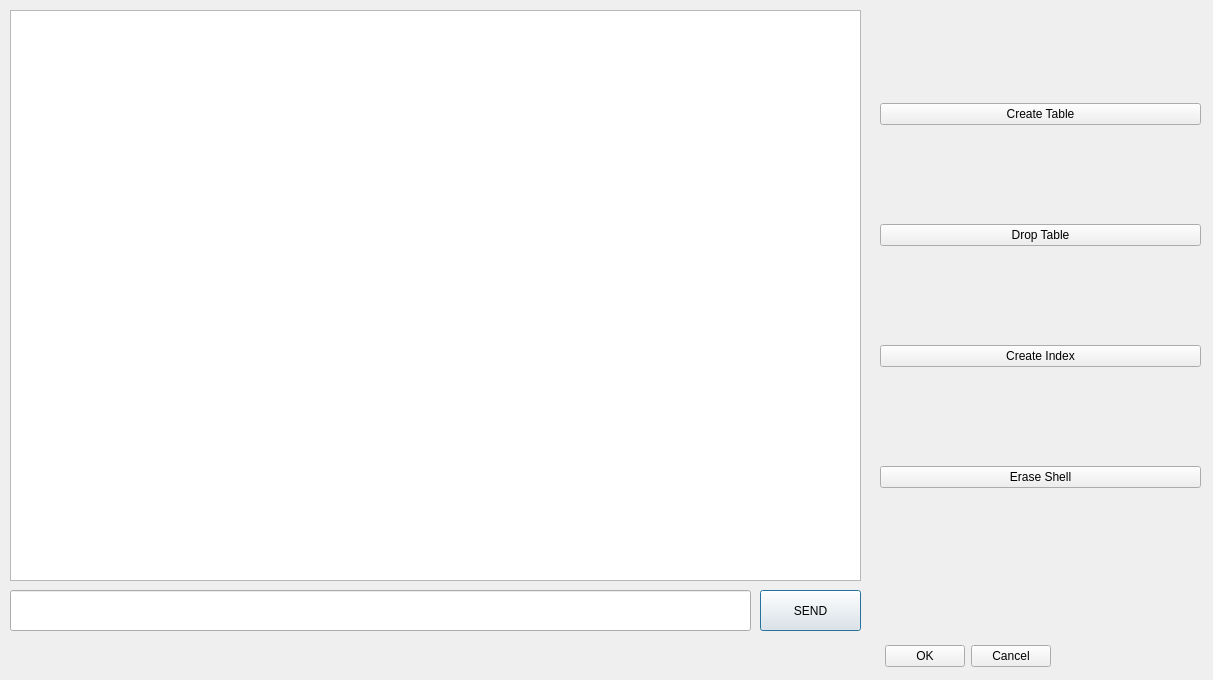
<?xml version="1.0" encoding="UTF-8"?>
<ui version="4.0">
 <class>Manage_Database</class>
 <widget class="QDialog" name="Manage_Database">
  <property name="geometry">
   <rect>
    <x>0</x>
    <y>0</y>
    <width>1213</width>
    <height>680</height>
   </rect>
  </property>
  <property name="windowTitle">
   <string>DataBase Manager</string>
  </property>
  <widget class="QDialogButtonBox" name="buttonBox">
   <property name="geometry">
    <rect>
     <x>710</x>
     <y>640</y>
     <width>341</width>
     <height>32</height>
    </rect>
   </property>
   <property name="orientation">
    <enum>Qt::Horizontal</enum>
   </property>
   <property name="standardButtons">
    <set>QDialogButtonBox::Cancel|QDialogButtonBox::Ok</set>
   </property>
  </widget>
  <widget class="QLineEdit" name="LineEntry">
   <property name="geometry">
    <rect>
     <x>10</x>
     <y>590</y>
     <width>741</width>
     <height>41</height>
    </rect>
   </property>
  </widget>
  <widget class="QPushButton" name="pushButton">
   <property name="geometry">
    <rect>
     <x>760</x>
     <y>590</y>
     <width>101</width>
     <height>41</height>
    </rect>
   </property>
   <property name="text">
    <string>SEND</string>
   </property>
   <property name="default">
    <bool>true</bool>
   </property>
  </widget>
  <widget class="QWidget" name="verticalLayoutWidget">
   <property name="geometry">
    <rect>
     <x>880</x>
     <y>10</y>
     <width>321</width>
     <height>571</height>
    </rect>
   </property>
   <layout class="QVBoxLayout" name="verticalLayout">
    <item>
     <widget class="QPushButton" name="pushButton_3">
      <property name="text">
       <string>Create Table</string>
      </property>
     </widget>
    </item>
    <item>
     <widget class="QPushButton" name="pushButton_2">
      <property name="text">
       <string>Drop Table</string>
      </property>
     </widget>
    </item>
    <item>
     <widget class="QPushButton" name="pushButton_5">
      <property name="text">
       <string>Create Index</string>
      </property>
     </widget>
    </item>
    <item>
     <widget class="QPushButton" name="pushButton_4">
      <property name="text">
       <string>Erase Shell</string>
      </property>
     </widget>
    </item>
   </layout>
  </widget>
  <widget class="QTableWidget" name="tableWidget">
   <property name="geometry">
    <rect>
     <x>10</x>
     <y>10</y>
     <width>851</width>
     <height>571</height>
    </rect>
   </property>
   <property name="autoFillBackground">
    <bool>false</bool>
   </property>
   <property name="autoScroll">
    <bool>false</bool>
   </property>
  </widget>
 </widget>
 <resources/>
 <connections>
  <connection>
   <sender>buttonBox</sender>
   <signal>rejected()</signal>
   <receiver>Manage_Database</receiver>
   <slot>reject()</slot>
   <hints>
    <hint type="sourcelabel">
     <x>316</x>
     <y>260</y>
    </hint>
    <hint type="destinationlabel">
     <x>286</x>
     <y>274</y>
    </hint>
   </hints>
  </connection>
  <connection>
   <sender>buttonBox</sender>
   <signal>accepted()</signal>
   <receiver>Manage_Database</receiver>
   <slot>accept()</slot>
   <hints>
    <hint type="sourcelabel">
     <x>248</x>
     <y>254</y>
    </hint>
    <hint type="destinationlabel">
     <x>157</x>
     <y>274</y>
    </hint>
   </hints>
  </connection>
 </connections>
</ui>
